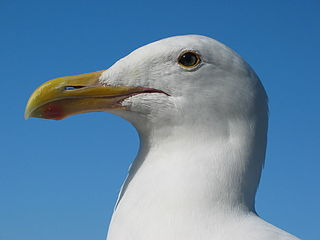
#> input picture actividad-2/img-fil-laplaciano/1.jpg, 320 x 240 px, given in place of 1.png, which was not available
$ jupyter execute --allow-errors filtro-mediana.ipynb   (text cells are left out)
#> lines starting #> are read from the running program, lines starting #| are printed output that depends on the picture; pictures that were not available may be replaced by others from this repository, and a replacement may not be noted
[cell 1]
from PIL import Image, ImageFilter

import cv2
import matplotlib.pyplot as plt
import numpy as np

[cell 2]
def Filtro_Mediana(imagen_path, tamanio_filtro):
    # Carga la imagen para procesar
#> called with imagen_path = 'img-filtro-mediana/1.png', tamanio_filtro = 3
    imagen_original = Image.open(imagen_path)
#> imagen_original is the input picture: PIL image 320x240 RGB; mean R, G, B 97.1, 134.6, 166.6
    imagen_en_grises = np.array(imagen_original.convert("L"))
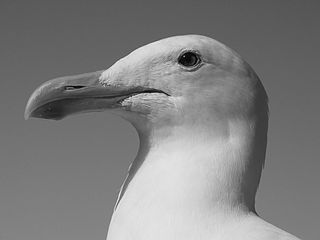
#> imagen_en_grises: shape (240, 320); min 0, max 245, mean 127

    array_temporal = []
    indice = tamanio_filtro // 2

    # Aplicar algoritmo del filtro de la mediana para el tamaño de filtro pasado por parámetro
    imagen_procesada_en_array = np.zeros((len(imagen_en_grises), len(imagen_en_grises[0])))
#> imagen_procesada_en_array: shape (240, 320) float64; every value is 0
    for i in range(len(imagen_en_grises)):
        for j in range(len(imagen_en_grises[0])):
            for z in range(tamanio_filtro):
                if i + z - indice < 0 or i + z - indice > len(imagen_en_grises) - 1:
                    for c in range(tamanio_filtro):
                        array_temporal.append(0)
                else:
                    if j + z - indice < 0 or j + indice > len(imagen_en_grises[0]) - 1:
                        array_temporal.append(0)
                    else:
                        for k in range(tamanio_filtro):
                            array_temporal.append(imagen_en_grises[i + z - indice][j + k - indice])
            array_temporal.sort()
            imagen_procesada_en_array[i][j] = array_temporal[len(array_temporal) // 2]
            array_temporal = []

    # Imagen procesada y convirtiendo a un array tipo int
    imagen_procesada = Image.fromarray(imagen_procesada_en_array.astype(np.uint8))

    # Imagen procesada mediante una función de la mediana de la librería PIL
    imagen_procesada_pil = imagen_original.filter(ImageFilter.MedianFilter(size=tamanio_filtro))

    # Registrando imágenes en una lista
    dict_imagen_original = dict(imagen=np.array(imagen_original), titulo="Imagen Original")
#> dict_imagen_original = 2 items
    dict_imagen_procesada = dict(imagen=np.array(imagen_procesada), titulo="Imagen Procesada")
#> dict_imagen_procesada = 2 items
    dict_imagen_procesada_PIL = dict(imagen=np.array(imagen_procesada_pil), titulo="Imagen Procesada - Uso de PL")
#> dict_imagen_procesada_PIL = 2 items

    listado_de_imagenes = [dict_imagen_procesada, dict_imagen_original, dict_imagen_procesada_PIL]

    # Visualizar en un plot mediante la librería de matplotlib
    fig, axs = plt.subplots(nrows=1, ncols=3, figsize=(12, 4))
    for i, ax in enumerate(axs.flatten()):
        plt.sca(ax)
        plt.imshow(cv2.cvtColor(listado_de_imagenes[i].get("imagen"), cv2.COLOR_BGR2RGB))
        plt.title(listado_de_imagenes[i].get("titulo"))
    plt.suptitle('Filtro de la Mediana')
    plt.show()
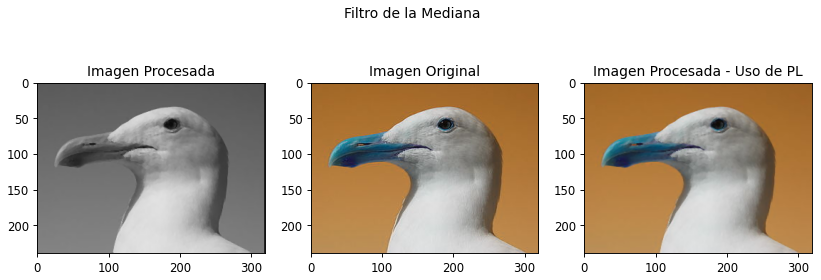
#> figure drawn by matplotlib, 3 panels; B, G, R data is drawn as R, G, B

[cell 3]
# Se puede modificar el parámetro del tamaño del filtro
tamanio_filtro = 3

Filtro_Mediana("img-filtro-mediana/1.png", tamanio_filtro)
Filtro_Mediana("img-filtro-mediana/2.png", tamanio_filtro)
#> call 2 of Filtro_Mediana, with imagen_path = 'img-filtro-mediana/2.png', tamanio_filtro = 3
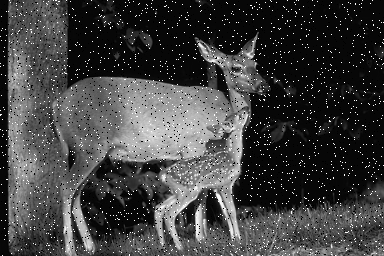
#> input picture actividad-1/img-filtro-mediana/2.png, 384 x 256 px
#> in Filtro_Mediana, imagen_original is the input picture: PIL image 384x256 L; min 0, max 255, mean 64.2
#> in Filtro_Mediana (call 2), `imagen_procesada_en_array = np.zeros((len(imagen_en_grises), len(image..`: imagen_procesada_en_array: shape (256, 384) float64; every value is 0
#> after the loop in Filtro_Mediana (call 2), `for i in range(len(imagen_en_grises)):`:
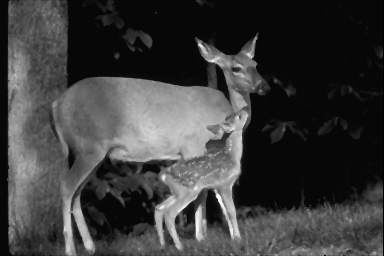
#> imagen_procesada_en_array: shape (256, 384) float64; min 0, max 249, mean 60.4
#> the loop in Filtro_Mediana (call 2), `for i, ax in enumerate(axs.flatten()):` made 3 passes
#> in Filtro_Mediana (call 2), `plt.show()`:
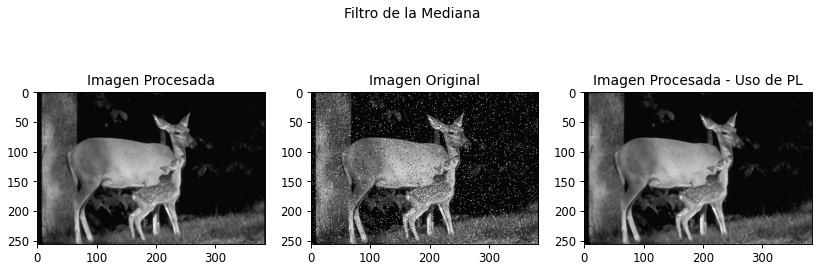
#> figure drawn by matplotlib, 3 panels
Filtro_Mediana("img-filtro-mediana/3.png", tamanio_filtro)
#> call 3 of Filtro_Mediana, with imagen_path = 'img-filtro-mediana/3.png', tamanio_filtro = 3
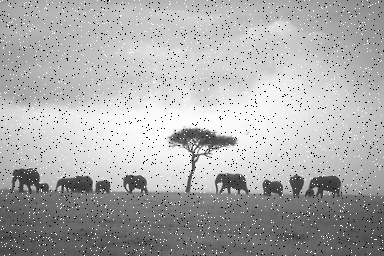
#> input picture actividad-1/img-filtro-mediana/3.png, 384 x 256 px
#> in Filtro_Mediana, imagen_original is the input picture: PIL image 384x256 L; min 0, max 255, mean 172.2
#> after the loop in Filtro_Mediana (call 3), `for i in range(len(imagen_en_grises)):`:
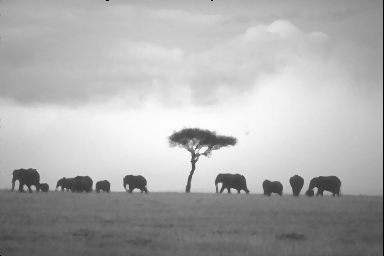
#> imagen_procesada_en_array: shape (256, 384) float64; min 0, max 253, mean 174.1
#> the loop in Filtro_Mediana (call 3), `for i, ax in enumerate(axs.flatten()):` made 3 passes
#> in Filtro_Mediana (call 3), `plt.show()`:
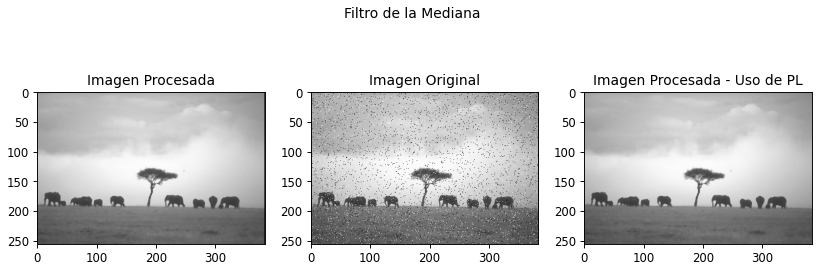
#> figure drawn by matplotlib, 3 panels
#> (the rest of this cell did not finish here and is left out)
